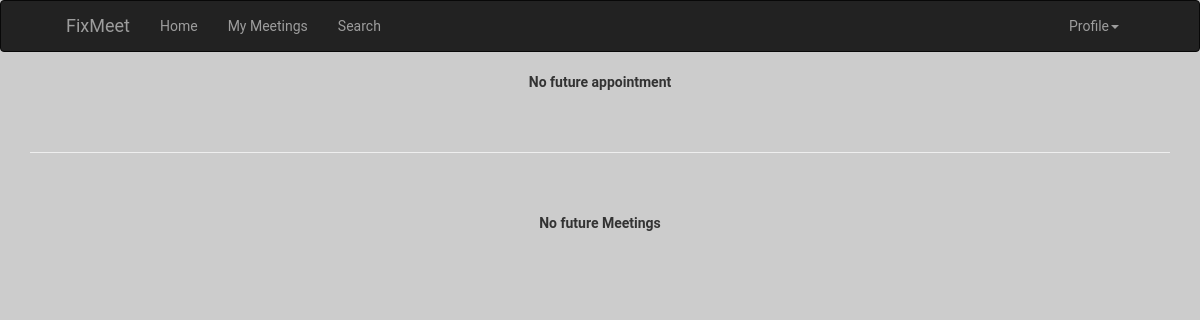
/home/my-appointment/ (signed in), run on an earlier commit of the app's database.
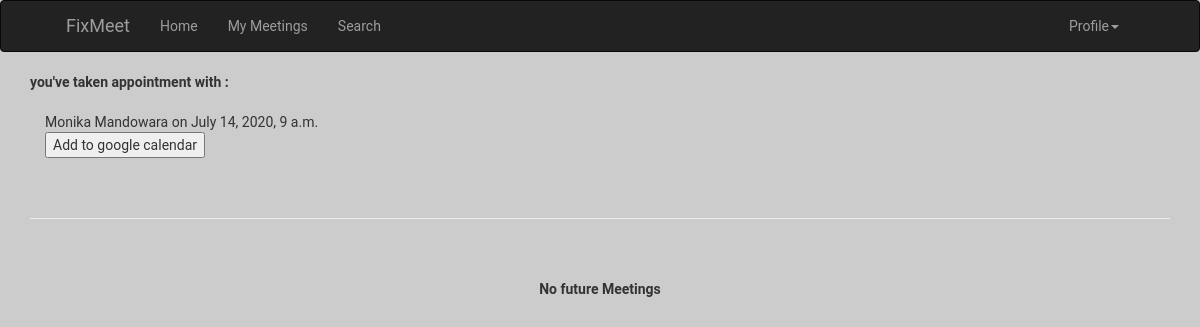
And on a later commit of the database.
### main/models.py (models this page shows)
class Appointments(models.Model):
	client = models.ForeignKey(MyUser, on_delete=models.CASCADE)
	details =  models.ForeignKey(FreeTime, on_delete=models.CASCADE)
	added_to_google_calendar = models.BooleanField(default=False)

class FreeTime(models.Model):
	user = models.ForeignKey(MyUser, on_delete=models.CASCADE)
	start_time = models.DateTimeField()
	end_time = models.DateTimeField()
	appointed = models.BooleanField(default = False)

### registration/models.py (models this page shows, shortened)
class MyUser(AbstractBaseUser):
    email = models.EmailField(verbose_name='email address',max_length=255,unique=True)
    name = models.CharField(verbose_name='name',max_length=60)
    title = models.CharField(verbose_name='title',max_length=30)
    gender=models.CharField(verbose_name='gender',max_length=1)
    is_active = models.BooleanField(default=False)
    is_admin = models.BooleanField(default=False)
    score = models.IntegerField(default=0)
    objects = MyUserManager()
    USERNAME_FIELD = 'email'
    REQUIRED_FIELDS = ['name','title','gender']

### main/views.py (the view)
# urls.py: path('my-appointment/',views.my_appointments,name='my-appointments'),
def my_appointments(request):
	if request.user.is_authenticated and request.user.is_active:
		pass
	else:
		return redirect('/registration/user_login/')
	detail = FreeTime.objects.filter(start_time__gte=datetime.datetime.now(),appointed=True)
	appointment = Appointments.objects.filter(client = MyUser.objects.get(id=request.user.id),
		details__in=detail)
	meeting = Meetings.objects.filter(provider=MyUser.objects.get(id=request.user.id),
		details__in=Appointments.objects.filter(details__in=detail))
	appointment = [entry for entry in appointment]
	context={}
	if(len(appointment)==0):
		context['no_appointment']="No future appointment"
	else:
		context['appointment']=appointment
	meeting = [entry for entry in meeting]
	if(len(meeting)==0):
		context['no_meeting']="No future Meetings"
	else:
		context['meeting'] = meeting
	return render(request,'main/myappointment.html',context)

### main/templates/main/myappointment.html (shortened to what this page needs)
{% extends 'main/base.html' %}
{% load static %}
{% block head_block %}
  <link rel="stylesheet" type="text/css" href="{% static 'main/myappointment.css' %}">
{% endblock head_block %}
{% block body_block%}
{% if no_appointment %}
<p><strong>
	<center>
		{{no_appointment}}
	</center>
    </strong>
</p>
{% else %}
<p><strong>you've taken appointment with :</strong></p>
<br>
<div class="container">
{% for appointments in appointment %}
       <p class="reviews">{{appointments.details.user.name}} on {{ appointments.details.start_time}}</p>
       <form method="post" action="{% url 'gapi:add-appointment' %}">
        <p style="display:inline-block;">
         <input type="submit" value="Add to google calendar">
       </p>
       </form>
{% endfor %}
</div>
{% endif %}
<br><br><hr><br><br>
<div>
 {% if no_meeting %}
<p><strong>
  <center>
    {{no_meeting}}
  </center>
    </strong>
</p>
{% endif %}
{% endblock body_block%}

### main/templates/main/base.html (shortened to what this page needs)
{% load static %}
<!DOCTYPE html>
<html>
  <head>
    <link rel="stylesheet" href="{% static 'main/base.css' %}">
    <link rel="stylesheet" href="https://maxcdn.bootstrapcdn.com/bootstrap/3.4.1/css/bootstrap.min.css">
    {% block head_block%}
    {% endblock %}
</head>
  <body>
    <nav class="navbar navbar-inverse">
  <div class="container-fluid">
    <div class="navbar-header" style="margin-left:50px;">
      <a class="navbar-brand" href="{% url 'main:home' %}">FixMeet</a>
    </div>
    <ul class="nav navbar-nav">
      <li ><a href="{% url 'main:home' %}">Home</a></li>
      <li><a href="{% url 'main:my-appointments' %}">My Meetings</a></li>
      <li><a href="{% url 'main:search' %}">Search</a></li>
    </ul>
    <ul class="nav navbar-nav navbar-right" style="margin-right:50px;">
      <li class="dropdown"><a class="dropdown-toggle" data-toggle="dropdown" href="#">Profile<span class="caret"></span></a>
      </li>
    </ul>
  </div>
</nav>
    <div class="container">
    {% block body_block %}
    {% endblock %}
    </div>
  </body>
</html>

### static/main/base.css (style rules this page uses)
.dropdown { position: relative; float: right; display: inline-block; }

### static/main/myappointment.css (style rules this page uses)
body { background-color: #ccc; font-family: 'Roboto', Helvetica Neue, sans-serif; }
h2, p, div { margin: 0; padding: 0; }

What changed in the data, as far as the page shows it:
added Appointments: details.user.name "Monika Mandowara", details.start_time "July 14, 2020, 9 a.m."
Also different on the page:
{{ no_appointment }}: "No future appointment" → (not shown)
text now shown: "you've taken appointment with :"
